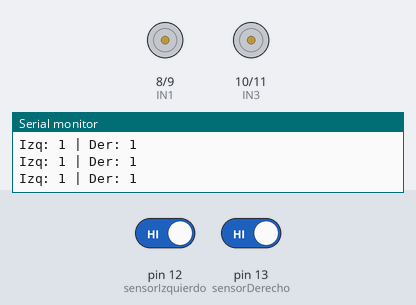
A sketch run on a simulated Arduino Uno, built with avr-gcc and run on an emulated ATmega328P. Shown: motor-driver pin pairs drawn as motors (green arrow = first pin HIGH = forward, orange = second pin HIGH = backward, longer = more drive, scaled by the enable pin), the last lines printed to the serial monitor. The inputs (shaded band) are chosen by the test bench; at power-on: pin 12 (sensorIzquierdo) HIGH, pin 13 (sensorDerecho) HIGH.

Above: at 1.2 s.
1.3 s: pin 12 (sensorIzquierdo) driven LOW
At 2.5 s:
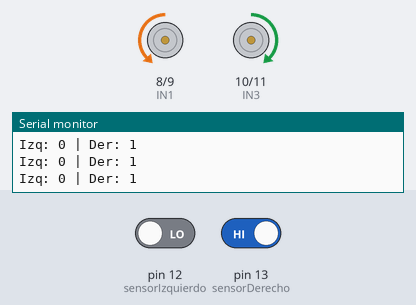
2.8 s: pin 13 (sensorDerecho) driven LOW
At 4.0 s:
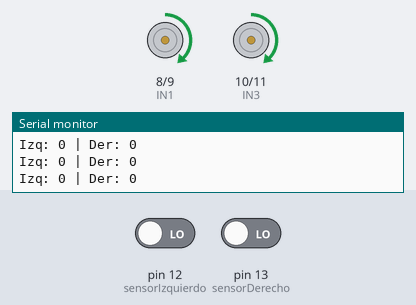
4.3 s: pin 12 (sensorIzquierdo) driven HIGH
At 5.2 s:
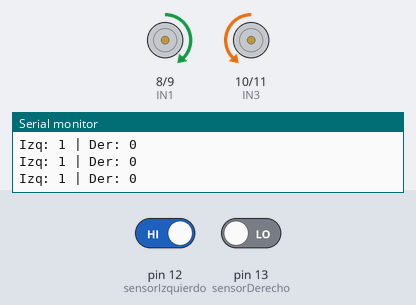
Timing chart, 0 to 7.3 s (numbered marks = the images above; inputs shaded):
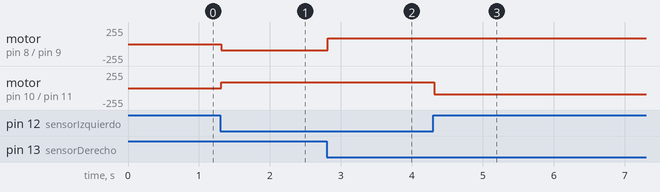

Measured:
- after the input at 1.3 s, motor on pin 8 (IN1) / pin 9 (IN2): stopped → backward 90/255 at once; motor on pin 10 (IN3) / pin 11 (IN4): stopped → forward 90/255 at once
- after the input at 2.8 s, motor on pin 8 (IN1) / pin 9 (IN2): backward 90/255 → forward 90/255 at once
- after the input at 4.3 s, motor on pin 10 (IN3) / pin 11 (IN4): forward 90/255 → backward 90/255 at once

The sketch:

carrito_ver2.ino
```cpp
// Pines del motor A (izquierdo)
int IN1 = 8;
int IN2 = 9;

// Pines del motor B (derecho)
int IN3 = 10;
int IN4 = 11;

// Pines de velocidad (PWM)
int ENA = 5;
int ENB = 3;

// Sensores infrarrojos
int sensorIzquierdo = 12;
int sensorDerecho = 13;

void setup() {
  // Configurar pines de motor
  pinMode(IN1, OUTPUT);
  pinMode(IN2, OUTPUT);
  pinMode(IN3, OUTPUT);
  pinMode(IN4, OUTPUT);
  pinMode(ENA, OUTPUT);
  pinMode(ENB, OUTPUT);

  // Sensores
  pinMode(sensorIzquierdo, INPUT);
  pinMode(sensorDerecho, INPUT);

  // (opcional) Inicia el monitor serial para depuración
  Serial.begin(9600);
}

void loop() {
  // Leer sensores
  int lecturaIzq = digitalRead(sensorIzquierdo);
  int lecturaDer = digitalRead(sensorDerecho);

  // Mostrar lecturas por serial
  Serial.print("Izq: ");
  Serial.print(lecturaIzq);
  Serial.print(" | Der: ");
  Serial.println(lecturaDer);

  // Decisiones según sensores
  if (lecturaIzq == 0 && lecturaDer == 0) {
    // Ambos sensores ven blanco → avanzar
    digitalWrite(IN1, HIGH);
    digitalWrite(IN2, LOW);
    digitalWrite(IN3, HIGH);
    digitalWrite(IN4, LOW);

    analogWrite(ENA, 90);
    analogWrite(ENB, 90);
  }
  else if (lecturaIzq == 1 && lecturaDer == 0) {
    // Sensor izquierdo ve negro → girar a la derecha
    digitalWrite(IN1, HIGH);
    digitalWrite(IN2, LOW);
    digitalWrite(IN3, LOW);
    digitalWrite(IN4, HIGH);

    analogWrite(ENA, 90);
    analogWrite(ENB, 90);
  }
  else if (lecturaIzq == 0 && lecturaDer == 1) {
    // Sensor derecho ve negro → girar a la izquierda
    digitalWrite(IN1, LOW);
    digitalWrite(IN2, HIGH);
    digitalWrite(IN3, HIGH);
    digitalWrite(IN4, LOW);

    analogWrite(ENA, 90);
    analogWrite(ENB, 90);
  }
  else {
    // Ambos sensores ven negro → detener (cruce, final, error)
    digitalWrite(IN1, LOW);
    digitalWrite(IN2, LOW);
    digitalWrite(IN3, LOW);
    digitalWrite(IN4, LOW);

    analogWrite(ENA, 0);
    analogWrite(ENB, 0);
  }

  delay(10); // Pequeña pausa para estabilidad
}
```
